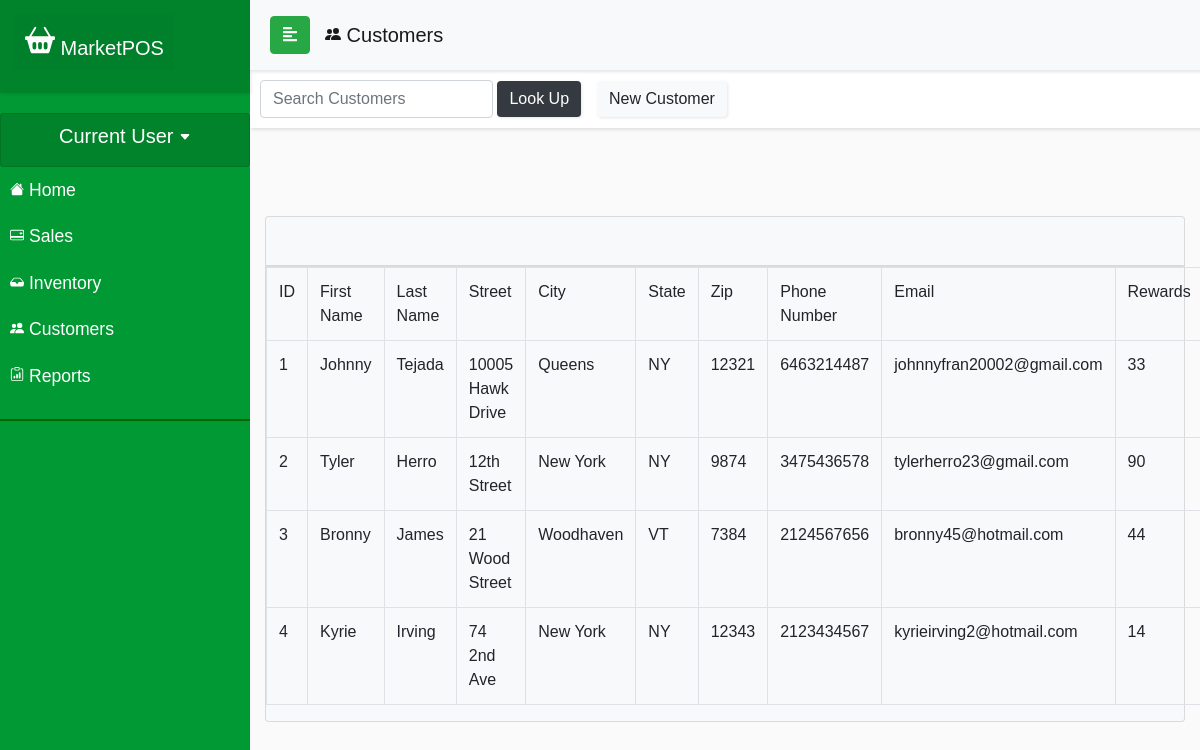
The app's page /currentDraft/customerview.php with its own data.
### tables this page shows
CREATE TABLE `customer_info` (
  `customer_id` int(11) NOT NULL,
  `email` varchar(50) NOT NULL,
  `password` varchar(60) NOT NULL,
  `first_name` varchar(50) NOT NULL,
  `last_name` varchar(50) NOT NULL,
  `phone_number` double NOT NULL,
  `rewards` float NOT NULL,
  `street_address` varchar(50) NOT NULL,
  `city` varchar(50) NOT NULL,
  `state` varchar(2) NOT NULL,
  `zip_code` int(11) NOT NULL
);

### currentDraft/customerview.php (the view, shortened to what this page needs)
<?php
include_once ('config.php');
$query = "SELECT * FROM customer_info";
$result = mysqli_query($conn, $query);
?>
<!DOCTYPE html>
<html>
<head>
  <link rel="stylesheet" href="css/bootstrap.min.css">
  <link rel="stylesheet" href="userStyle.css">
  <link rel="stylesheet" href="css/jquery.mCustomScrollbar.min.css">
</head>
<body>
  <nav id="sidebar">
    <div class="sidebar-header">
      <h1><a class="navbar-brand relative-top" href="indexDraft.php" id="navcard">
          MarketPOS</a></h1>
    </div>
    <ul class="list-unstyled components">
      <div class="card" id="navcard">
        <h5 class="text-center">Current User <svg width=".6em" height=".6em" viewBox="0 0 16 16" class="bi bi-caret-down-fill" fill="currentColor" xmlns="http://www.w3.org/2000/svg">
            <path d="M7.247 11.14L2.451 5.658C1.885 5.013 2.345 4 3.204 4h9.592a1 1 0 0 1 .753 1.659l-4.796 5.48a1 1 0 0 1-1.506 0z" />
          </svg></h5>
      </div>
      <li class="active">
      <li>
        <a href="accounthomeDraft.php"> Home</a>
      </li>
      </li>
      <li>
        <a href="salescontrolv3.html"> Sales</a>
      </li>
      <li>
        <a href="inventorycontrol.html"> Inventory</a>
      </li>
      <li>
        <a href="customercontrol.html"> Customers</a>
      </li>
      <li>
        <a href="#"> Reports</a>
      </li>
    </ul>
  </nav>
  <div id="content">
    <nav class="navbar navbar-expand-lg navbar-light bg-light sticky-top" id="locnav">
      <div class="container-fluid">
        <button type="button" id="sidebarCollapse" class="btn btn-success">
          <i class="fas fa-align-left"></i>
        </button>
        <div class="collapse navbar-collapse" id="navbarSupportedContent">
          <ul class="nav navbar-nav mr-auto">
            <a class="navbar-brand" href="customerview.php"> Customers</a>
          </ul>
        </div>
      </div>
    </nav>
    <nav class="navbar navbar-light" id="salespanel">
      <form class="form-inline" method="post" action="customerview.php">
        <div class="nav-item" style="padding: 8px">
          <input class="form-control" name="customer" placeholder="Search Customers" aria-label="Search">
          <button class="btn btn-dark navbar-btn" name="submit-search"> Look Up</button>
        </div>
        <div class="nav-item mr-auto">
          <a class="btn navbar-btn btn-light" href="customerindex.php" role="button"> New Customer</a></div>
      </form>
    </nav>
    <div class="container justify-content-center" id="formscreen">
      <div class="row">
        <div class="col m-auto">
          <div class="card mt-5 bg-light">
            <table class="table table-bordered">
              <tr>
                <td> ID </td>
                <td> First Name </td>
                <td> Last Name </td>
                <td> Street </td>
                <td> City</td>
                <td> State</td>
                <td> Zip </td>
                <td> Phone Number </td>
                <td> Email </td>
                <td> Rewards </td>
              </tr>
              <div class='card mt-5 bg-light'>
                <?php
                if (isset($_POST['submit-search'])) {
                  $search = mysqli_real_escape_string($conn, $_POST['customer']);
                  $sql = "SELECT * FROM customer_info WHERE first_name LIKE '%$search%' OR last_name LIKE '%$search%' OR phone_number LIKE '%$search%' OR email LIKE '%$search%'";
                  $result = mysqli_query($conn, $sql);
                  $queryResults = mysqli_num_rows($result);
                  if ($queryResults > 0) {
                    echo "<div>There are $queryResults results matching your search</div><br>";
                    while ($row = mysqli_fetch_assoc($result)) {
                      echo "<tr><td>" . $row['customer_id'] . "</td><td>"
                        . $row['first_name'] . "</td><td>" . $row['last_name'] . "</td><td>" . $row['street_address'] . "</td><td>"
                        . $row['city'] . "</td><td>" . $row['state'] . "</td><td>" . $row['zip_code'] . "</td><td>" . $row['phone_number'] . "</td><td>"
                        . $row['email'] . "</td><td>" . $row['rewards'] .
                        "</td><td><a class='btn navbar-btn btn-dark' role='button' href='customerdelete.php?Del="
                        . $row['customer_id'] . "'>Delete</a></td><td><a class='btn navbar-btn btn-dark' role='button' href='customeredit.php?Upd="
                        . $row['customer_id'] . "'>Update</a></td></tr>";
                    }
                  } else {
                    echo "<div>There are no results matching your search</div>";
                  }
                } else {
                  while ($row = mysqli_fetch_assoc($result)) {
                    echo "<tr><td>" . $row['customer_id'] . "</td><td>"
                      . $row['first_name'] . "</td><td>" . $row['last_name'] . "</td><td>" . $row['street_address'] . "</td><td>"
                      . $row['city'] . "</td><td>" . $row['state'] . "</td><td>" . $row['zip_code'] . "</td><td>" . $row['phone_number'] . "</td><td>"
                      . $row['email'] . "</td><td>"  . $row['rewards'] .
                      "</td><td><a class='btn navbar-btn btn-dark' role='button' href='customerdelete.php?Del="
                      . $row['customer_id'] . "'>Delete</a></td><td><a class='btn navbar-btn btn-dark' role='button' href='customeredit.php?Upd="
                      . $row['customer_id'] . "'>Update</a></td></tr>";
                  }
                }
                ?>
              </div>
            </table>
          </div>
        </div>
      </div>
    </div>
</body>
</html>

### currentDraft/userStyle.css (style rules this page uses)
body { font-family: 'Poppins', sans-serif; background: #fafafa; overflow-y: hidden; }
a, a:hover, a:focus { color: inherit; text-decoration: none; transition: all 0.3s; }
#locnav { position: fixed; }
#salespanel { padding: 2px 2px; margin-top: 30px; margin-left: 0px; }
.navbar { width: 100%; padding: 5px 5px; background: #fff; border: none; border-radius: 0; box-shadow: 1px 2px 3px rgba(0, 0, 0, 0.1); }
.navbar-brand { padding: 15px; }
.nav-item { padding: 8px; }
.navbar-btn { box-shadow: 1px 1px 3px rgba(0, 0, 0, 0.1); outline: none !important; border: none; }
#sidebar { width: 250px; position: fixed; top: 0; left: 0; height: 100vh; z-index: 999; background: #009933; color: #fff; transition: all 0.3s; }
#sidebar .sidebar-header { padding: 15px; background: rgba(0, 128, 43, 0.897); box-shadow: 1px 1px 3px rgba(0, 0, 0, 0.1); }
#sidebar ul.components { padding: 20px 0; border-bottom: 2px solid #006600; }
#sidebar ul li a { padding: 10px; font-size: 1.1em; display: block; }
#navcard { background: rgba(0, 128, 43, 0.897); padding: 10px; }
#content { width: calc(100% - 250px); margin-top: 40px; min-height: 100vh; transition: all 0.3s; position: absolute; top: 0; right: 0; overflow: hidden; }
#formscreen { margin-top: 40px; left: 200px; }

### records on screen
customer_info: customer_id "1", first_name "Johnny", last_name "Tejada", street_address "10005 Hawk Drive", city "Queens", state "NY", zip_code "12321", phone_number "6463214487", email "johnnyfran20002@gmail.com", rewards "33"
customer_info: customer_id "2", first_name "Tyler", last_name "Herro", street_address "12th Street", city "New York", state "NY", zip_code "9874", phone_number "3475436578", email "tylerherro23@gmail.com", rewards "90"
customer_info: customer_id "3", first_name "Bronny", last_name "James", street_address "21 Wood Street", city "Woodhaven", state "VT", zip_code "7384", phone_number "2124567656", email "bronny45@hotmail.com", rewards "44"
customer_info: customer_id "4", first_name "Kyrie", last_name "Irving", street_address "74 2nd Ave", city "New York", state "NY", zip_code "12343", phone_number "2123434567", email "kyrieirving2@hotmail.com", rewards "14"
